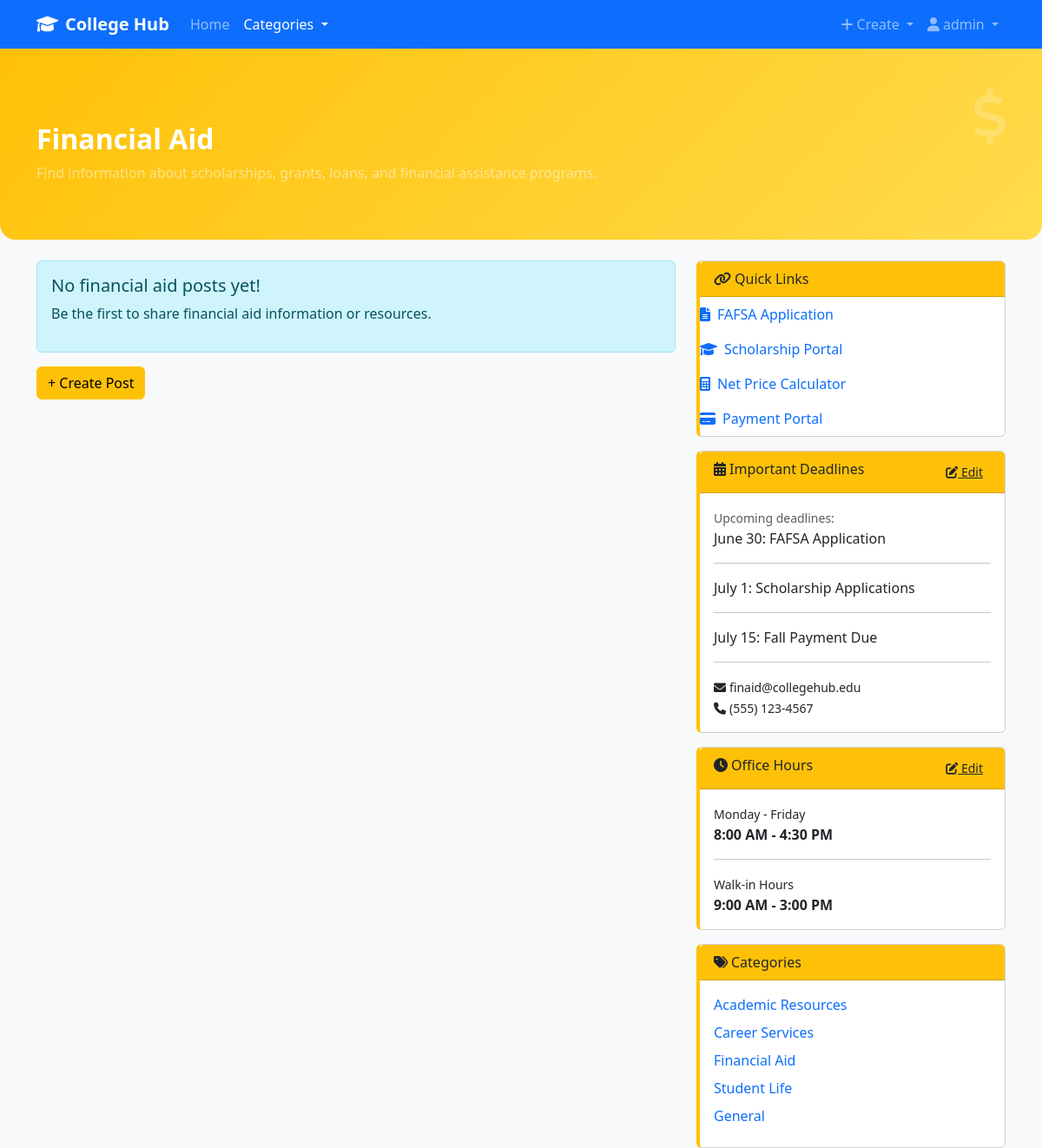
Screenshot of /financial_aid.php (signed in) with the database file from the repository.
### tables this page shows
CREATE TABLE `financial_office_info` (
  `id` int(11) NOT NULL,
  `deadlines` text NOT NULL,
  `contact_email` varchar(100) NOT NULL,
  `contact_phone` varchar(50) NOT NULL,
  `office_days` varchar(100) NOT NULL,
  `office_hours` varchar(100) NOT NULL,
  `walkin_label` varchar(100) DEFAULT NULL,
  `walkin_hours` varchar(100) DEFAULT NULL
);

### config.php (called while the page is built, shortened)
<?php
function isLoggedIn() {
    return isset($_SESSION['user_id']);
}
function isAdmin() {
    return isset($_SESSION['user_type']) && $_SESSION['user_type'] === 'admin';
}
?>

### financial_aid.php (the view, shortened to what this page needs)
<?php
include 'config.php';
$categories = [
    ['name' => 'Academic Resources', 'link' => 'academic_resources.php', 'color' => '#28a745'],
    ['name' => 'Career Services', 'link' => 'career_services.php', 'color' => '#007bff'],
    ['name' => 'Financial Aid', 'link' => 'financial_aid.php', 'color' => '#ffc107'],
    ['name' => 'Student Life', 'link' => 'student_life.php', 'color' => '#dc3545'],
    ['name' => 'General', 'link' => 'general.php', 'color' => '#6c757d']
];
$financial_aid_category_id = 3;
$stmt = $pdo->prepare("SELECT * FROM posts WHERE category_id = ? ORDER BY created_at DESC");
$stmt->execute([$financial_aid_category_id]);
$posts = $stmt->fetchAll();
$info = false;
try {
    $stmt_info = $pdo->query("SELECT * FROM financial_office_info WHERE id=1");
    if ($stmt_info) $info = $stmt_info->fetch(PDO::FETCH_ASSOC);
} catch (Exception $e) {
    $info = false;
}
?>
<!DOCTYPE html>
<html lang="en">
<head>
    <link href="https://cdnjs.cloudflare.com/ajax/libs/font-awesome/6.0.0/css/all.min.css" rel="stylesheet">
    <link href="https://cdnjs.cloudflare.com/ajax/libs/bootstrap/5.3.0/css/bootstrap.min.css" rel="stylesheet">
</head>
<body>
    <nav class="navbar navbar-expand-lg navbar-dark bg-primary sticky-top">
        <div class="container">
            <a class="navbar-brand fw-bold" href="index.php">
                <i class="fas fa-graduation-cap me-2"></i>College Hub
            </a>
            <div class="collapse navbar-collapse" id="navbarNav">
                <ul class="navbar-nav me-auto">
                    <li class="nav-item">
                        <a class="nav-link" href="index.php">Home</a>
                    </li>
                    <li class="nav-item dropdown">
                        <a class="nav-link dropdown-toggle active" href="#" role="button" data-bs-toggle="dropdown">
                            Categories
                        </a>
                    </li>
                </ul>
                <ul class="navbar-nav">
                    <?php if (function_exists('isLoggedIn') && isLoggedIn()): ?>
                        <li class="nav-item dropdown">
                            <a class="nav-link dropdown-toggle" href="#" role="button" data-bs-toggle="dropdown">
                                <i class="fas fa-plus me-1"></i>Create
                            </a>
                        </li>
                        <li class="nav-item dropdown">
                            <a class="nav-link dropdown-toggle" href="#" role="button" data-bs-toggle="dropdown">
                                <i class="fas fa-user me-1"></i><?= htmlspecialchars($_SESSION['username'] ?? 'User') ?>
                            </a>
                        </li>
                    <?php endif; ?>
                </ul>
            </div>
        </div>
    </nav>
    <div class="hero-section position-relative mb-4">
        <div class="container hero-content">
            <h2 class="fw-bold text-white mb-2"><i class=""></i>Financial Aid</h2>
            <p class="text-white-50 mb-0">
                Find information about scholarships, grants, loans, and financial assistance programs.
            </p>
        </div>
        <span class="hero-icon"><i class="fas fa-dollar-sign"></i></span>
    </div>
    <div class="container">
        <div class="row">
            <div class="col-lg-8">
                <?php if (empty($posts)): ?>
                    <div class="alert alert-info">
                        <h5>No financial aid posts yet!</h5>
                        <p>Be the first to share financial aid information or resources.</p>
                    </div>
                <?php endif; ?>
                <a href="create_post.php?category=Financial_Aid" class="btn btn-warning mb-4">+ Create Post</a>
            </div>
            <div class="col-lg-4 sidebar">
                <div class="card mb-3">
                    <div class="card-header bg-warning text-dark">
                        <i class="fas fa-link me-1"></i>Quick Links
                    </div>
                    <ul class="list-group list-group-flush">
                        <li class="list-group-item">
                            <a href="#" class="text-decoration-none"><i class="fas fa-file-alt me-2"></i>FAFSA Application</a>
                        </li>
                        <li class="list-group-item">
                            <a href="#" class="text-decoration-none"><i class="fas fa-graduation-cap me-2"></i>Scholarship Portal</a>
                        </li>
                        <li class="list-group-item">
                            <a href="#" class="text-decoration-none"><i class="fas fa-calculator me-2"></i>Net Price Calculator</a>
                        </li>
                        <li class="list-group-item">
                            <a href="#" class="text-decoration-none"><i class="fas fa-credit-card me-2"></i>Payment Portal</a>
                        </li>
                    </ul>
                </div>
                <?php if ($info): ?>
                <div class="card mb-3">
                    <div class="card-header bg-warning text-dark">
                        <i class="fas fa-calendar-alt me-1"></i>Important Deadlines
                        <?php if (function_exists('isAdmin') && isAdmin()): ?>
                            <a href="create_financial_deadlines_officehours.php" class="btn btn-link btn-sm float-end text-dark" style="text-decoration:underline">
                                <i class="fas fa-edit"></i> Edit
                            </a>
                        <?php endif; ?>
                    </div>
                    <div class="card-body">
                        <small class="text-muted">Upcoming deadlines:</small><br>
                        <?= $info['deadlines'] ?>
                        <hr>
                        <small><i class="fas fa-envelope me-1"></i><?= htmlspecialchars($info['contact_email']) ?></small>
                        <br>
                        <small><i class="fas fa-phone me-1"></i><?= htmlspecialchars($info['contact_phone']) ?></small>
                    </div>
                </div>
                <div class="card mb-3">
                    <div class="card-header bg-warning text-dark">
                        <i class="fas fa-clock me-1"></i>Office Hours
                        <?php if (function_exists('isAdmin') && isAdmin()): ?>
                            <a href="create_financial_deadlines_officehours.php" class="btn btn-link btn-sm float-end text-dark" style="text-decoration:underline">
                                <i class="fas fa-edit"></i> Edit
                            </a>
                        <?php endif; ?>
                    </div>
                    <div class="card-body">
                        <small><?= htmlspecialchars($info['office_days']) ?></small><br>
                        <strong><?= htmlspecialchars($info['office_hours']) ?></strong>
                        <?php if (!empty($info['walkin_label']) && !empty($info['walkin_hours'])): ?>
                            <hr>
                            <small><?= htmlspecialchars($info['walkin_label']) ?></small><br>
                            <strong><?= htmlspecialchars($info['walkin_hours']) ?></strong>
                        <?php endif; ?>
                    </div>
                </div>
                <?php endif; ?>
                <div class="card">
                    <div class="card-header bg-warning text-dark">
                        <i class="fas fa-tags me-1"></i>Categories
                    </div>
                    <div class="card-body">
                        <?php foreach ($categories as $category): ?>
                            <a href="<?= $category['link'] ?>" class="d-block text-decoration-none mb-2">
                                <?= htmlspecialchars($category['name']) ?>
                            </a>
                        <?php endforeach; ?>
                    </div>
                </div>
            </div>
        </div>
    </div>
</body>
</html>

### financial_aid.php (style rules this page uses)
body { background-color: #f8f9fa; }
.hero-section { background: linear-gradient(135deg, #ffc107 0%, #ffdb4d 100%); padding: 60px 0 40px 0; min-height: 220px; display: flex; align-items: center; border-radius: 0 0 18px 18px; margin-bottom: 2rem; }
.hero-icon { font-size: 4rem; color: #fff; opacity: 0.2; position: absolute; right: 40px; top: 30px; z-index: 0; animation: float 5s infinite linear; }
.hero-content { position: relative; z-index: 2; }
.sidebar .card { border-left: 4px solid #ffc107; }
.sidebar .list-group-item { border: none; background: none; padding-left: 0; }

### rows the page displays
financial_office_info: deadlines "June 30: FAFSA Application July 1: Scholarship Applications July 15: Fall Payment Due", contact_email "finaid@collegehub.edu", contact_phone "(555) 123-4567", office_days "Monday - Friday", office_hours "8:00 AM - 4:30 PM", walkin_label "Walk-in Hours", walkin_hours "9:00 AM - 3:00 PM"

### other values shown
$_SESSION['username'] "admin"
$category['name'] "Academic Resources"
$category['name'] "Career Services"
$category['name'] "Financial Aid"
$category['name'] "Student Life"
$category['name'] "General"
